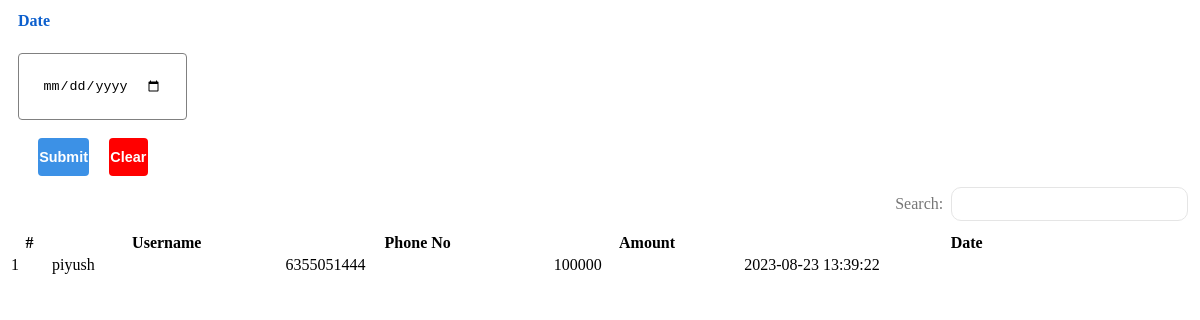
The page /adminView/fundReportList.php on the database its author committed.
### tables this page shows
CREATE TABLE `fund_request` (
  `id` int(11) NOT NULL,
  `username` varchar(50) NOT NULL,
  `contact_no` varchar(11) NOT NULL,
  `amount` varchar(11) NOT NULL,
  `date` datetime NOT NULL
);

### adminView/fundReportList.php (the view, shortened to what this page needs)
<!DOCTYPE html>
<html lang="en">
<head>
    <link rel="stylesheet" href="assets\css\style3.css">
    <link rel="stylesheet" href="assets\css\style4.css">
</head>
<body>
    <section class="form">
        <form action="" class="form-search">
            <div class="form-win">
                <label for="">Date</label>
                <br>
                <input type="date" name="date" placeholder="">
            </div>
            <div class="form-dec-btn ">
                <button class="go">Submit</button>
                <button class="clear">Clear</button>
            </div>
        </form>
    </section>
    <section class="input-form">
        <div class="main-datatable">
            <div class="user-table">
                <div class="d-flex">
                    <div class="add_flex">
                        <div class="searchInput">
                            <label type="email">Search:</label>
                            <input type="search" id="filterbox" placeholder=" ">
                        </div>
                    </div>
                </div>
                <div class="filtertable">
                    <table class="user-table-data" style="width:100%;">
                        <thead>
                            <tr>
                                <th style="min-width:10px;">#</th>
                                <th style="min-width:15px;">Username</th>
                                <th style="min-width:15px;">Phone No</th>
                                <th style="min-width:15px;">Amount</th>
                                <th style="min-width:15px;">Date</th>
                            </tr>
                        </thead>
                        <tbody>
                            <?php
                            include_once "../config/dbconnect.php";
                            $sql = "SELECT * from fund_request";
                            $result = $conn->query($sql);
                            if ($result->num_rows > 0) {
                                while ($row = $result->fetch_assoc()) {
                            ?>
                                    <tr class="user-data">
                                        <td><?= $row["id"] ?></td>
                                        <td><?= $row["username"] ?></td>
                                        <td><?= $row["contact_no"] ?></td>
                                        <td><?= $row["amount"] ?></td>
                                        <td><?= $row["date"] ?></td>
                                    </tr>
                            <?php
                                }
                            }
                            ?>
                        </tbody>
                    </table>
                </div>
            </div>
        </div>
    </section>
</body>
</html>

### assets/css/style3.css (style rules this page uses)
:root { --poppins: 'Poppins', sans-serif; --lato: 'Lato', sans-serif; --grey: #F1F0F6; --dark-grey: #8D8D8D; --light: #fff; --dark: #000; --green: #81D43A; --light-green: #E3FFCB; --blue: #1775F1; --light-blue: #D0E4FF; --dark-blue: #0C5FCD; --red: #FC3B56; --poppins: 'Poppins', sans-serif; --lato: 'Lato', sans-serif; --blue: #3C91E6; --light-blue: #CFE8FF; --yellow: #FFCE26; --light-yellow: #FFF2C6; --orange: #FD7238; --light-orange: #FFE0D3; }
.form-win { margin-top: 1%; margin-bottom: 1%; margin-left: 10px; }
.form-win input { width: 10vw; margin-top: 2%; border: 1px solid gray; outline: none; background-color: transparent; border-radius: 4px; padding: 2%; }
.form-win label { color: var(--dark-blue); font-weight: 600; }
.clear { width: 50%; margin-left: 20px; background-color: red; }
.form-dec-btn { height: 5vh; width: 10vw; display: flex; justify-content: space-between; align-items: center; margin-top: 1.5%; margin-left: 10px; }
.form-dec-btn button { width: 50%; height: 95%; padding: 1%; font-size: 0.9rem; font-weight: 600; text-transform: capitalize; outline: none; border: none; border-radius: 4px; color: white; cursor: pointer; }
.go { width: 50%; margin-left: 20px; background-color: var(--blue); }

### assets/css/style4.css (style rules this page uses)
.add_flex { display: flex; justify-content: flex-end; padding-right:0px; }
.searchInput { width: 50%; display: flex; align-items: center; position: relative; justify-content: flex-end; margin: 10px 0px; padding: 0px 4px; }
.searchInput input { border: 1px solid #e5e5e5; border-radius: 10px; margin-left: 8px; height: 34px; width: 40%; padding: 0px 25px 0px 10px; }
.searchInput label { color: #767676; font-weight: normal; }

### rows shown on the page
fund_request: id "1", username "piyush", contact_no "6355051444", amount "100000", date "2023-08-23 13:39:22"
